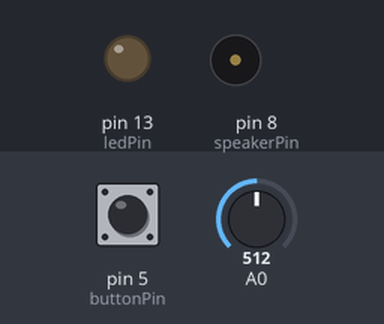
A sketch run on a simulated Arduino Uno, built with avr-gcc and run on an emulated ATmega328P. Shown: output pins drawn as LEDs (lit = HIGH), buzzer (waves = sounding). The test bench sets the inputs (shaded band); at power-on: pin 5 (buttonPin) LOW, A0 = 512. What the sketch prints to the serial monitor is not drawn.

Above: at 1.2 s.
1.3 s: pin 5 (buttonPin) pulled HIGH for 0.15 s
At 2.1 s:
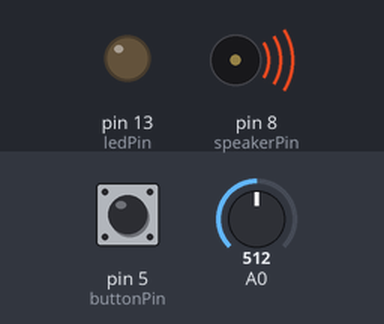
2.9 s: pin 5 (buttonPin) pulled HIGH for 1 s
At 3.7 s:
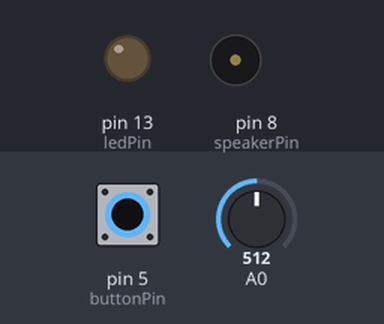
5.4 s: pin 5 (buttonPin) pulsed HIGH 5 times (0.12 s each, 0.3 s apart)
At 5.85 s:
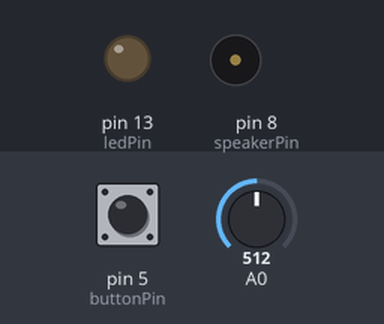
9.9 s: pin 5 (buttonPin) pulsed HIGH 2 times (0.12 s each, 0.3 s apart)
At 11.3 s:
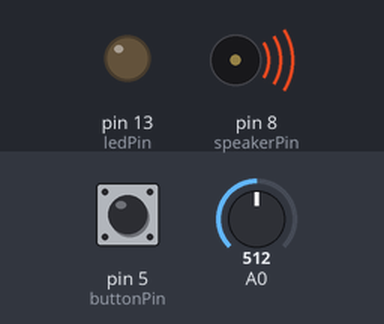
Timing chart, 0 to 61.0 s (numbered marks = the images above; inputs shaded):
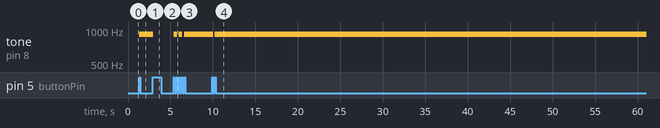

The sketch:

theremin_termico.ino
```cpp
//variables

int sensorValue;
const int ledPin = 13;

int switchState=0;
bool isTheButtonBeingPressed= false;
bool play = false;

int buttonPin=5;

const int speakerPin =  8;


//pines
//pin del sensor
//pin del altavoz
//boton

void setup() {
  //inicializar Serial
    // put your setup code here, to run once:
pinMode(ledPin, OUTPUT);
//inicializar  speaker boton
pinMode(buttonPin, INPUT);

Serial.begin(9600);
}


void loop() {
 checkButton();
 if (play){
  sound();
 }
}

void checkButton(){
    switchState = digitalRead(buttonPin);
  if (switchState == HIGH){
    if (isTheButtonBeingPressed == false){
      play = !play;
      isTheButtonBeingPressed= true;
    }
  }
  else{
    isTheButtonBeingPressed = false;
  }
}

void sound(){

  sensorValue = analogRead(A0);
  Serial.print("Valor del sensor");
  Serial.println(sensorValue);

  int pitch = map(sensorValue, 100, 1023, 50, 2000);
  checkButton();
  Serial.println(play);
  if(play){
    tone(speakerPin,pitch,20);
  }
  else {
    return;
  }
  // noTone(speakerPin);
   delay(10);
}
```

Measured:
- after the input at 1.3 s, tone on pin 8 (speakerPin): silent → 920 Hz at once
- after the input at 2.9 s, tone on pin 8 (speakerPin): 920 Hz → silent after 0.00 s instead of 2.5 s
- after the input at 5.4 s, tone on pin 8 (speakerPin): alternates 920 Hz for 0.30 s and silent for 0.30 s, 5 changes in all, then stays 920 Hz, starting at once
- after the input at 9.9 s, tone on pin 8 (speakerPin): 920 Hz → silent after 0.02 s instead of 15.0 s
